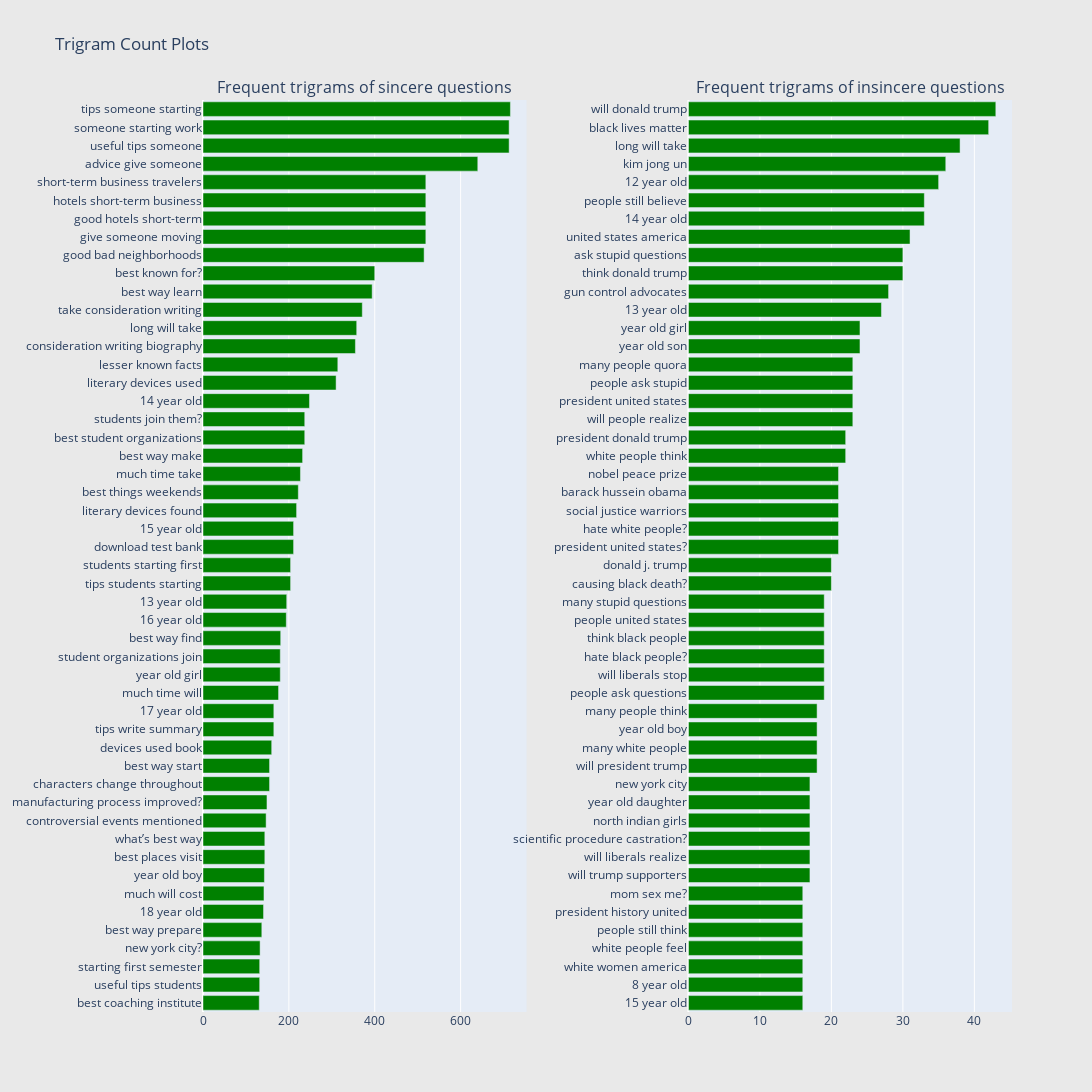

Source (notebook cell):
### Code cell
freq_dict = defaultdict(int)
for sent in train1_df["question_text"]:
    for word in generate_ngrams(sent,3):
        freq_dict[word] += 1
fd_sorted = pd.DataFrame(sorted(freq_dict.items(), key=lambda x: x[1])[::-1])
fd_sorted.columns = ["word", "wordcount"]
trace1 = horizontal_bar_chart(fd_sorted.head(50), 'green')

# Creating two subplots
fig = tools.make_subplots(rows=1, cols=2, vertical_spacing=0.04, horizontal_spacing=0.2,
                          subplot_titles=["Frequent trigrams of sincere questions", 
                                          "Frequent trigrams of insincere questions"])
fig.append_trace(trace0, 1, 1)
fig.append_trace(trace1, 1, 2)
fig['layout'].update(height=1200, width=1200, paper_bgcolor='rgb(233,233,233)', title="Trigram Count Plots")
py.iplot(fig, filename='word-plots')

### Figure 1 — Plotly figure (JSON) as saved in the notebook; plotly's stock layout.template omitted (floating-point values rounded to 4 significant figures)
{"data": [{"marker": {"color": "green"}, "orientation": "h", "showlegend": false, "type": "bar", "x": [131, 132, 132, 133, 137, 141, 142, 143, 144, 144, 147, 149, 155, 155, 160, 165, 165, 176, 180, 180, 181, 194, 195, 204, 204, 211, 211, 218, 222, 227, 232, 237, 237, 248, 310, 314, 355, 358, 371, 394, 400, 515, 519, 519, 519, 519, 640, 713, 713, 716], "xaxis": "x", "y": ["best coaching institute", "useful tips students", "starting first semester", "new york city?", "best way prepare", "18 year old", "much will cost", "year old boy", "best places visit", "what’s best way", "controversial events mentioned", "manufacturing process improved?", "characters change throughout", "best way start", "devices used book", "tips write summary", "17 year old", "much time will", "year old girl", "student organizations join", "best way find", "16 year old", "13 year old", "tips students starting", "students starting first", "download test bank", "15 year old", "literary devices found", "best things weekends", "much time take", "best way make", "best student organizations", "students join them?", "14 year old", "literary devices used", "lesser known facts", "consideration writing biography", "long will take", "take consideration writing", "best way learn", "best known for?", "good bad neighborhoods", "give someone moving", "good hotels short-term", "hotels short-term business", "short-term business travelers", "advice give someone", "useful tips someone", "someone starting work", "tips someone starting"], "yaxis": "y"}, {"marker": {"color": "green"}, "orientation": "h", "showlegend": false, "type": "bar", "x": [16, 16, 16, 16, 16, 16, 16, 17, 17, 17, 17, 17, 17, 18, 18, 18, 18, 19, 19, 19, 19, 19, 19, 20, 20, 21, 21, 21, 21, 21, 22, 22, 23, 23, 23, 23, 24, 24, 27, 28, 30, 30, 31, 33, 33, 35, 36, 38, 42, 43], "xaxis": "x2", "y": ["15 year old", "8 year old", "white women america", "white people feel", "people still think", "president history united", "mom sex me?", "will trump supporters", "will liberals realize", "scientific procedure castration?", "north indian girls", "year old daughter", "new york city", "will president trump", "many white people", "year old boy", "many people think", "people ask questions", "will liberals stop", "hate black people?", "think black people", "people united states", "many stupid questions", "causing black death?", "donald j. trump", "president united states?", "hate white people?", "social justice warriors", "barack hussein obama", "nobel peace prize", "white people think", "president donald trump", "will people realize", "president united states", "people ask stupid", "many people quora", "year old son", "year old girl", "13 year old", "gun control advocates", "think donald trump", "ask stupid questions", "united states america", "14 year old", "people still believe", "12 year old", "kim jong un", "long will take", "black lives matter", "will donald trump"], "yaxis": "y2"}], "layout": {"annotations": [{"font": {"size": 16}, "showarrow": false, "text": "Frequent trigrams of sincere questions", "x": 0.2, "xanchor": "center", "xref": "paper", "y": 1, "yanchor": "bottom", "yref": "paper"}, {"font": {"size": 16}, "showarrow": false, "text": "Frequent trigrams of insincere questions", "x": 0.8, "xanchor": "center", "xref": "paper", "y": 1, "yanchor": "bottom", "yref": "paper"}], "height": 1200, "paper_bgcolor": "rgb(233,233,233)", "title": {"text": "Trigram Count Plots"}, "width": 1200, "xaxis": {"anchor": "y", "domain": [0, 0.4]}, "xaxis2": {"anchor": "y2", "domain": [0.6, 1]}, "yaxis": {"anchor": "x", "domain": [0, 1]}, "yaxis2": {"anchor": "x2", "domain": [0, 1]}}}
